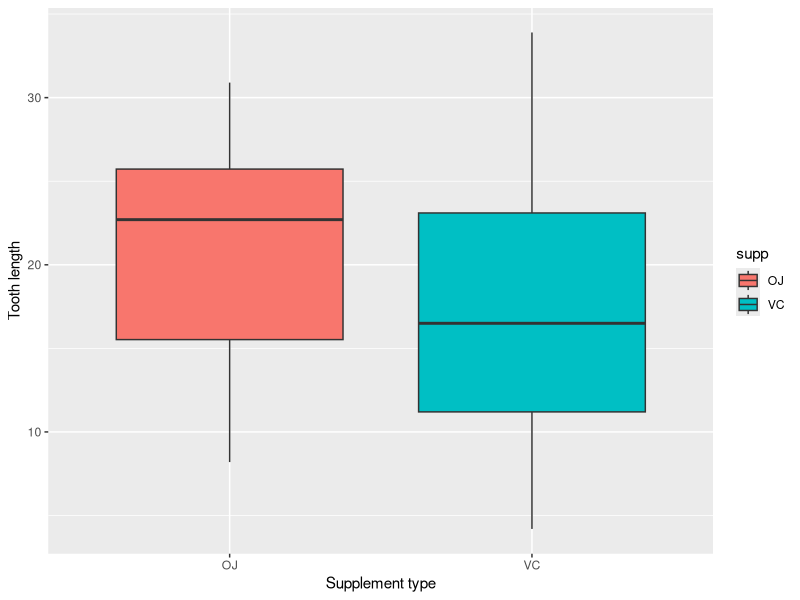
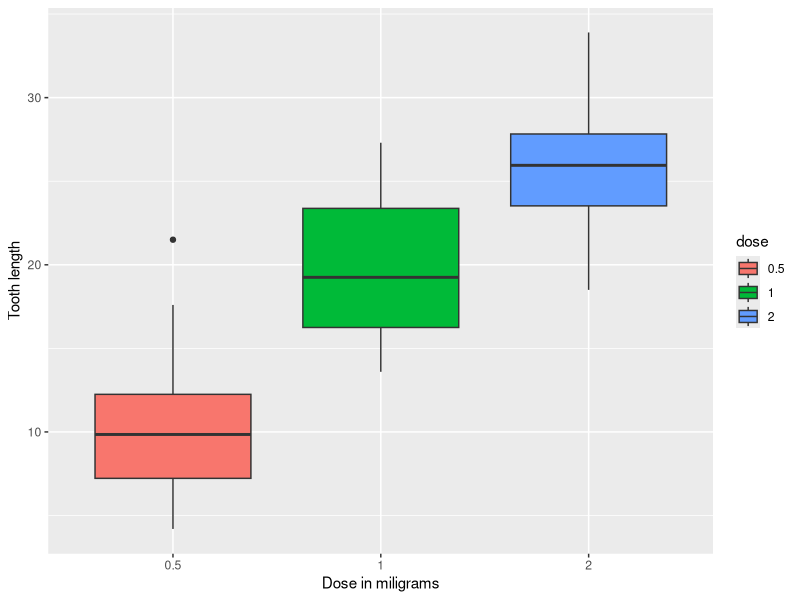

Here is the R script that generated these plots, in order:
## ---- chunk 1
##So we load the data, and load the package needed. Then we find the summary which is required.
library(ggplot2)
data(ToothGrowth)
summary(ToothGrowth)
## ---- chunk 2
ToothGrowth$dose<-as.factor(ToothGrowth$dose)
MeanSupp = split(ToothGrowth$len, ToothGrowth$supp)
sapply(MeanSupp, mean)
## ---- chunk 3
ggplot(aes(x=supp, y=len), data=ToothGrowth) + geom_boxplot(aes(fill=supp))+ 
        xlab("Supplement type") +ylab("Tooth length") 
## ---- chunk 4
MeanDose = split(ToothGrowth$len, ToothGrowth$dose)
sapply(MeanDose, mean)

ggplot(aes(x=dose, y=len), data=ToothGrowth) + geom_boxplot(aes(fill=dose)) + 
        xlab("Dose in miligrams") +ylab("Tooth length") 
## ---- chunk 5
len<-ToothGrowth$len
supp<-ToothGrowth$supp
dose<-ToothGrowth$dose

sapply(MeanSupp, var)
t.test(len[supp=="OJ"], len[supp=="VC"], paired = FALSE, var.equal = FALSE)
## ---- chunk 6
t.test(len[dose==2], len[dose==1], paired = FALSE, var.equal = TRUE)
